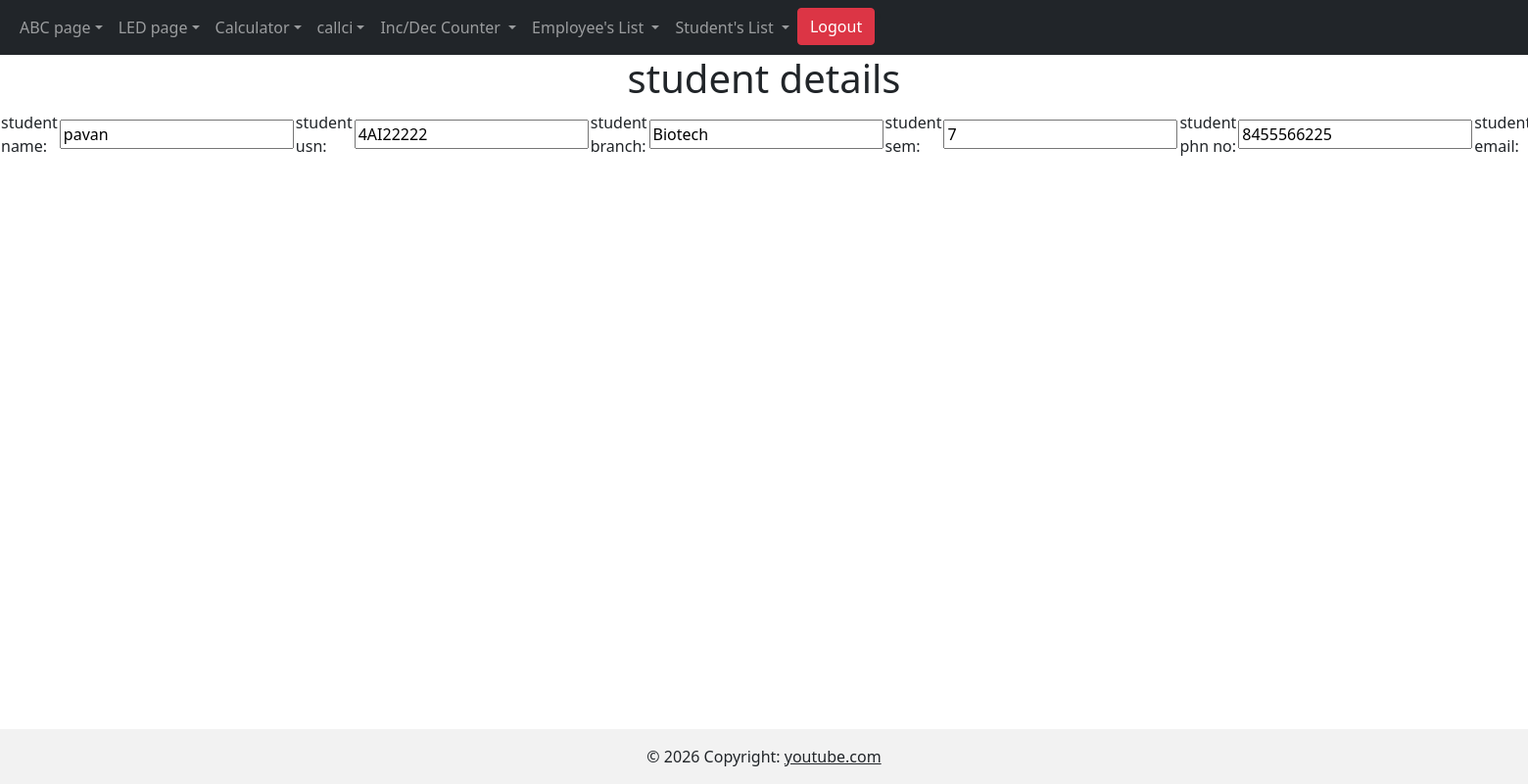
/student_update/10/, run on the app's committed database.
### basics/models.py (models this page shows)
class student_Table(models.Model):
    name = models.CharField(max_length=500)
    usn= models.CharField(max_length=500)
    branch = models.CharField(max_length=500)
    sem= models.CharField(max_length=500)
    phn_no = models.IntegerField()
    email = models.EmailField()

### basics/views.py (the view, shortened to what this page needs)
# urls.py: path("student_update/<id>/", student_update, name="student_update"),
def student_update(request, id):
    getstudent = student_Table.objects.get(id=id)
    result = ""
    return render(request, "student_update.html", context={"getstudent": getstudent, "result": result})

### basics/templates/student_update.html (shortened to what this page needs)
{% extends 'index.html' %}
{% block content %}
<head>
</head>
<body>
    <form method="POST">
        <center>
            <h1>student details</h1>
            <table>
                <tr>
                    <td>
                        student name:
                    </td>
                    <td>
                        <input type="text" value="{{getstudent.name}}" name="name">
                    </td>
                    <td>
                        student usn:
                    </td>
                    <td>
                        <input type="text" value="{{getstudent.usn}}" name="usn">
                    </td>
                    <td>
                        student branch:
                    </td>
                    <td>
                        <input type="text" value="{{getstudent.branch}}" name="branch">
                    </td>
                    <td>
                        student sem:
                    </td>
                    <td>
                        <input type="text" value="{{getstudent.sem}}" name="sem">
                    </td>
                    <td>
                        student phn no:
                    </td>
                    <td>
                        <input type="number" value="{{getstudent.phn_no}}" name="phn_no">
                    </td>
                    <td>
                        student email:
                    </td>
                </tr>
            </table>
        </center>
    </form>
</body>
{% endblock %}

### data on the page
student_Table: name "pavan", usn "4AI22222", branch "Biotech", sem "7", phn_no "8455566225"
